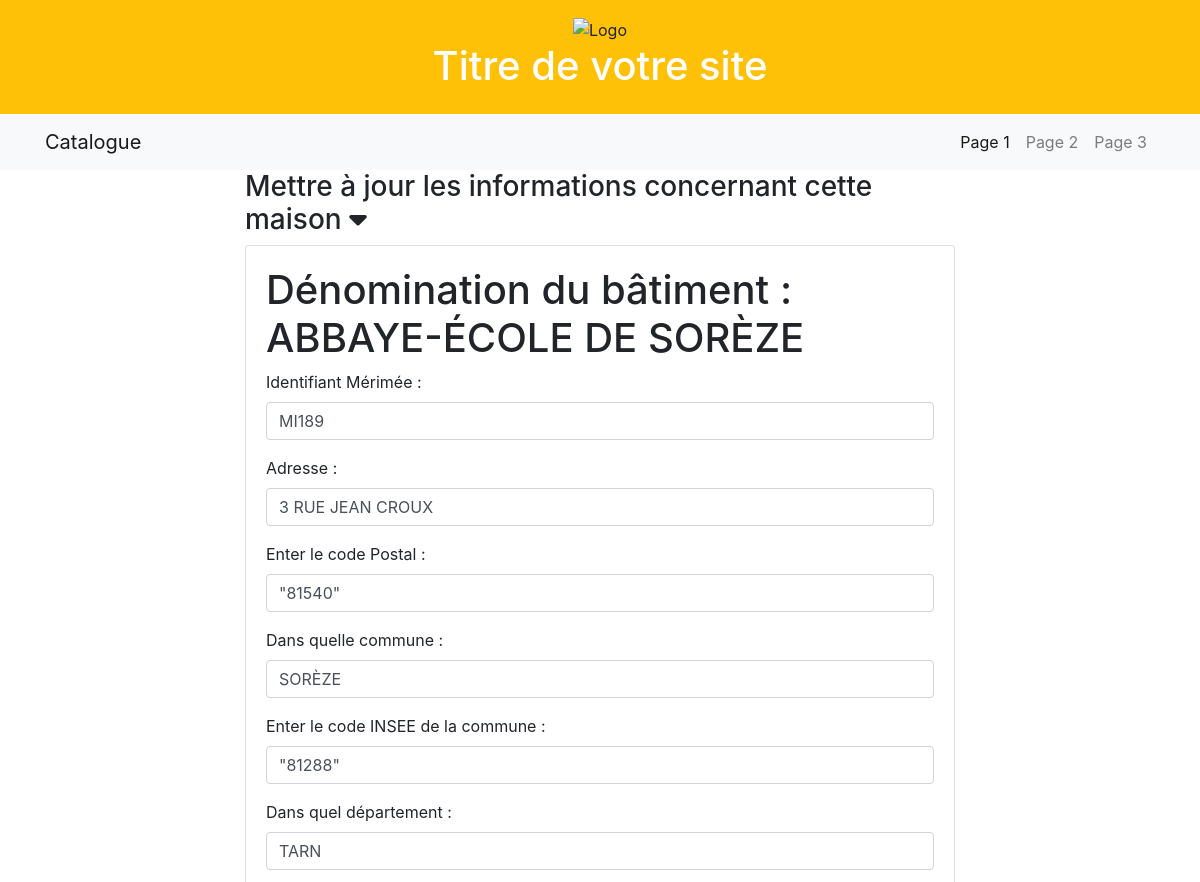
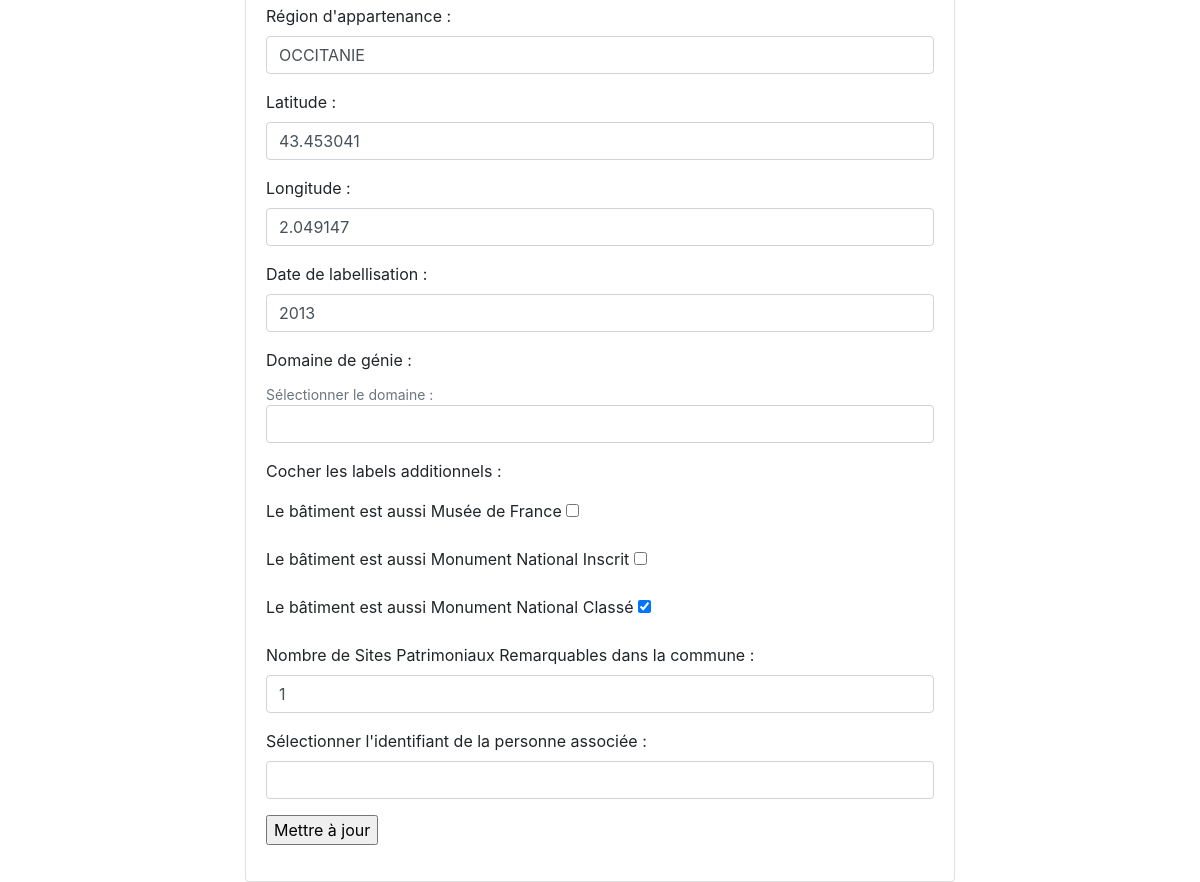
The page /update/maisons/ABBAYE-ÉCOLE DE SORÈZE on the database its author committed (2 pictures, top to bottom).
### appli/app/models/data.py (models this page shows)
class Maisons(db.Model):
    __tablename__ = "maisons"
    id = db.Column(db.String(500), primary_key=True)
    denomination = db.Column(db.String(45))
    code_postal = db.Column(db.String(5))
    dpmt = db.Column(db.String(45))
    region = db.Column(db.String(45))
    adresse = db.Column(db.String(45))
    commune = db.Column(db.String(45))
    code_INSEE = db.Column(db.String(5))
    pays = db.Column(db.String(45))
    date_label = db.Column(db.Integer)
    latitude = db.Column(db.Float)
    longitude = db.Column(db.Float)
    museeFrance = db.Column(db.Boolean)
    monumentsInscrits = db.Column(db.Boolean)
    monumentsClasses = db.Column(db.Boolean)
    nombreSPR = db.Column(db.Integer, nullable=True)
    type = db.Column(db.Enum(Domaine))
    idWikidata = db.Column(
        db.String(20),
        db.ForeignKey('personnes.idWikidata'))
    def get_distinct_regions():
        distinct_regions = db.session.query(Maisons.region.distinct()).all()
        return [region[0] for region in distinct_regions]

### appli/app/routes/update.py (the view)
@app.route("/update/maisons/<string:nom_maison>", methods=['GET', 'POST'])
def update_maisons(nom_maison):
    distinct_regions = Maisons.get_distinct_regions()
    donnees= Maisons.query.filter(Maisons.denomination == nom_maison).first()
    form = UpdateMaisons(obj=donnees)
    form.idWikidata.choices = [('','')] + [(personnes.idWikidata, personnes.idWikidata) for personnes in Personnes.query.all()]
    form.region.choices = [('','')] + [(region, region) for region in distinct_regions]
    form.type.choices = [('','')] + [(domaine.value, domaine.value) for domaine in Domaine]
    print("Formulaire est-il valide ?", form.validate_on_submit())
    if not form.validate_on_submit():
        app.logger.error("Erreurs de validation du formulaire : %s", form.errors)
    try:
        if form.validate_on_submit():
            id =  clean_arg(request.form.get("id", None))
            adresse =  clean_arg(request.form.get("adresse", None))
            commune =  clean_arg(request.form.get("commune", None))
            code_postal =  clean_arg(request.form.get("code_postal", None))
            code_INSEE =  clean_arg(request.form.get("code_INSEE", None))
            dpmt =  clean_arg(request.form.get("dpmt", None))
            region =  clean_arg(request.form.get("region", None))
            pays =  clean_arg(request.form.get("pays", None))
            latitude =  clean_arg(request.form.get("latitude", None))
            longitude =  clean_arg(request.form.get("longitude", None))
            date_label =  clean_arg(request.form.get("date_label", None))
            type =  clean_arg(request.form.get("type", None))
            museeFrance =  clean_arg(request.form.get("musee_france", None))
            monumentsInscrits =  clean_arg(request.form.get("monuments_inscrits", None))
            monumentsClasses =  clean_arg(request.form.get("monuments_classes", None))
            nombreSPR =  clean_arg(request.form.get("nombre_SPR", None))
            idWikidata = clean_arg(request.form.get("id_wikidata", None))
            maison_a_mettre_a_jour = Maisons.query.filter(Maisons.denomination == nom_maison).first()
            if maison_a_mettre_a_jour:
                maison_a_mettre_a_jour.id = id
                maison_a_mettre_a_jour.adresse = adresse
                maison_a_mettre_a_jour.commune = commune
                maison_a_mettre_a_jour.code_postal = code_postal
                maison_a_mettre_a_jour.code_INSEE = code_INSEE
                maison_a_mettre_a_jour.dpmt = dpmt
                maison_a_mettre_a_jour.region = region
                maison_a_mettre_a_jour.pays = pays
                maison_a_mettre_a_jour.latitude = latitude
                maison_a_mettre_a_jour.longitude = longitude
                maison_a_mettre_a_jour.date_label = date_label
                maison_a_mettre_a_jour.type = Domaine[type]
                maison_a_mettre_a_jour.museeFrance = museeFrance
                maison_a_mettre_a_jour.monumentsInscrits = monumentsInscrits
                maison_a_mettre_a_jour.monumentsClasses = monumentsClasses
                maison_a_mettre_a_jour.nombreSPR = nombreSPR
                maison_a_mettre_a_jour.idWikidata = idWikidata
                db.session.commit()
                print("insertion faite")
            else:
                print("Aucun information sur cette maison.")
    except Exception as e:
        print(f"Une erreur s'est produite : {str(e)}")
        db.session.rollback()
    return render_template("pages/update_maisons.html",
            sous_titre= "Update maisons",
            form=form,
            donnees=donnees)

### appli/app/models/formulaires.py
class UpdateMaisons(FlaskForm):
    id =  StringField("id", validators=[DataRequired()])
    denomination =  StringField("denomination", validators=[])
    code_postal =  StringField("code_postal", validators=[])
    adresse =  StringField("adresse", validators=[])
    commune =  StringField("commune", validators=[])
    dpmt =  StringField("dpmt", validators=[])
    region =  SelectField("region", choices=[], validators=[])
    code_INSEE =  StringField("code_INSEE", validators=[])
    pays =  StringField("pays", validators=[])
    date_label =  StringField("date_label", validators=[])
    latitude =  StringField("latitude", validators=[])
    longitude =  StringField("longitude", validators=[])
    museeFrance =  BooleanField("musee_france", validators=[])
    monumentsInscrits =  BooleanField("monuments_inscrits", validators=[])
    monumentsClasses =  BooleanField("monuments_classes", validators=[])
    nombreSPR =  IntegerField("nombre_SPR", validators=[])
    type =  SelectField("type", choices=[], validators = [])
    idWikidata =  SelectField("id_wikidata", choices = [], validators=[])

### appli/app/templates/pages/update_maisons.html
{% extends "partials/conteneur.html" %}
{% block body %}
<div class="container">
    <div class="row">
        <div class="col-sm-2"></div>
        <div class="col-sm-8">
            <h3 data-toggle="collapse" data-target="#collapseExample" aria-expanded="false"
                aria-controls="collapseExample">
                Mettre à jour les informations concernant cette maison <i class="fa-solid fa-caret-down"></i>
        </h3>
            <div class="collapse show" id="collapseExample">
                <div class="card card-body">
                    {% include "partials/formulaires/update_maison.html" %}
                </div>
            </div>
        </div>
        <div class="col-sm-2"></div>
    </div>
</div>
{% endblock %}

### appli/app/templates/partials/formulaires/update_maison.html (shortened to what this page needs)
<form action="{{url_for('update_maisons', nom_maison=donnees.denomination)}}" method="post" name="update_maisons">
{%if donnees%}
    <div>
       <h1>Dénomination du bâtiment :
        {{donnees.denomination}}</h1>
    </div>
    <div class="form-group">
        <label for="id">Identifiant Mérimée : </label>
        {{ form.id(class_="form-control") }}
    </div>
    <div class="form-group">
        <label for="adresse">Adresse : </label>
        {{ form.adresse(class_="form-control") }}
    </div>
    <div class="form-group">
        <label for="code_postal">Enter le code Postal : </label>
        {{ form.code_postal(class_="form-control") }}
    </div>
    <div class="form-group">
        <label for="commune">Dans quelle commune : </label>
        {{ form.commune(class_="form-control") }}
    </div>
    <div class="form-group">
        <label for="code_INSEE">Enter le code INSEE de la commune : </label>
        {{ form.code_INSEE(class_="form-control") }}
    </div>
    <div class="form-group">
        <label for="dpmt">Dans quel département : </label>
        {{ form.dpmt(class_="form-control") }}
    </div>
    <div class="form-group">
        <label for="region">Région d'appartenance : </label>
        {{ form.region(class_="form-control") }}
    </div>
    <div class="form-group">
        <label for="latitude">Latitude : </label>
        {{ form.latitude(class_="form-control") }}
    </div>
    <div class="form-group">
        <label for="longitude">Longitude : </label>
        {{ form.longitude(class_="form-control") }}
    </div>
    <div class="form-group">
        <label for="date_label">Date de labellisation : </label>
        {{ form.date_label(class_="form-control") }}
    </div>
    <div class="form-group">
        <label for="type">Domaine de génie : </label>
        <small id="type" class="form-text text-muted">Sélectionner le domaine : </small>
        {{ form.type(class_="form-control") }}
    </div>
    <div class="form-group">
        <p>Cocher les labels additionnels : </p>
        <label for="musee_france">Le bâtiment est aussi Musée de France </label>
        {{ form.museeFrance() }}
    </div>
    <div class="form-group">
        <label for="monuments_inscrit">Le bâtiment est aussi Monument National Inscrit </label>
        {{ form.monumentsInscrits() }}
    </div>
    <div class="form-group">
        <label for="monuments_classes">Le bâtiment est aussi Monument National Classé </label>
        {{ form.monumentsClasses() }}
    </div>
    <div class="form-group">
        <label for="nombre_SPR">Nombre de Sites Patrimoniaux Remarquables dans la commune : </label>
        {{ form.nombreSPR(class_="form-control") }}
    </div>
    <div class="form-group">
        <label for="id_wikidata">Sélectionner l'identifiant de la personne associée : </label>
        {{ form.idWikidata(class_="form-control") }}
    </div>
    {%endif%}
    <p><input type="submit" value="Mettre à jour"></p>
</form>

### rows shown on the page
Maisons: denomination "ABBAYE-ÉCOLE DE SORÈZE", id "MI189", adresse "3 RUE JEAN CROUX", code_postal "\"81540\"", commune "SORÈZE", code_INSEE "\"81288\"", dpmt "TARN", region "OCCITANIE", latitude "43.453041", longitude "2.049147", date_label "2013", monumentsClasses "☑", nombreSPR "1"
